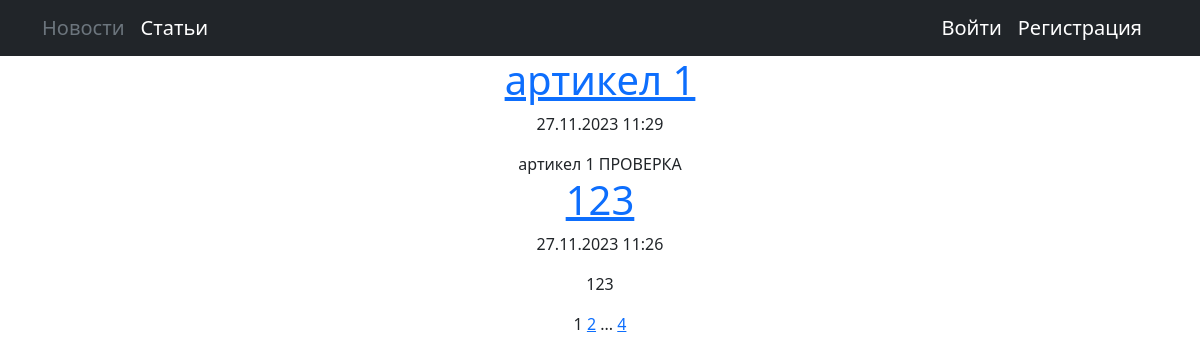
/articles, run on an earlier commit of the app's database.
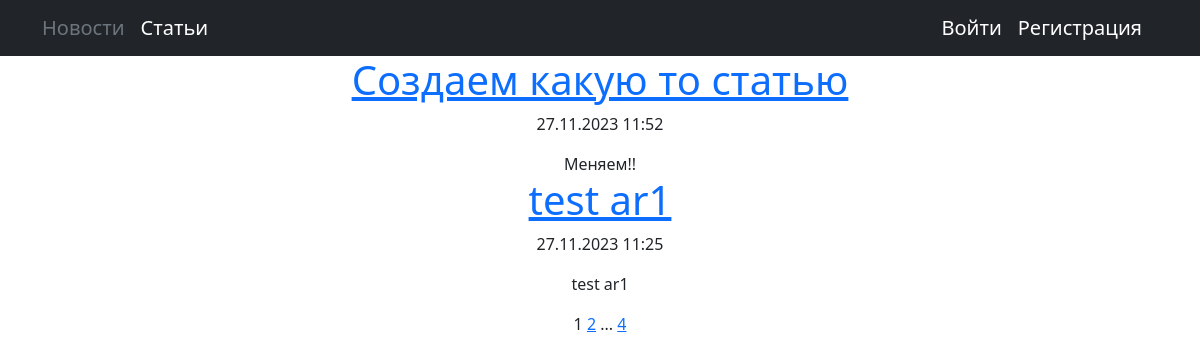
And on a later commit of the database.
### news/models.py (models this page shows, shortened)
class Post(models.Model):
    author = models.ForeignKey(Author, on_delete=models.CASCADE)
    type = models.CharField(max_length = 2, choices=POSITIONS, default=article)
    time_create = models.DateTimeField(auto_now_add=True)
    time_update = models.DateTimeField(auto_now=True)
    category = models.ManyToManyField(Category, through='PostCategory')
    header = models.CharField(max_length=255)
    text = models.TextField()
    rating = models.IntegerField(default=0)
    def get_absolute_url(self):
        if self.type=='NE':
            return reverse('newsid', args=(self.pk,))
        else:
            return reverse('articleid', args=(self.pk,))

### news/views.py (the view)
# urls.py: path('articles', ArticleList.as_view(), name='articles'),
class ArticleList(ListView):
    model = Post
    ordering = '-time_create'
    template_name = 'posts.html'
    context_object_name = 'posts'
    paginate_by = 2
    def get_context_data(self, **kwargs):
        context = super().get_context_data(**kwargs)
        context['title'] = 'Статьи'
        return context
    def get_queryset(self):
        return super().get_queryset().filter(type='AR')

### news/templatetags/custom_tags.py (called while the page is built)
@register.simple_tag(takes_context=True)
def url_replace(context, **kwargs):
    d = context['request'].GET.copy()
    for k, v in kwargs.items():
        d[k] = v
    return d.urlencode()

### news/templates/posts.html (shortened to what this page needs)
{% extends 'default.html' %}
{% load custom_tags%}
{% block content %}
{% for p in posts %}
<a href="{{ p.get_absolute_url }}"><h1>{{p.header}}</h1></a>
<p>{{p.time_create|date:"d.m.Y H:i"}}</p>
{{p.text|truncatechars:20}}
{% endfor %}
   {{ page_obj.number }}
   {% if page_obj.has_next %}
       <a href="?{% url_replace page=page_obj.next_page_number %}">{{ page_obj.next_page_number }}</a>
       {% if paginator.num_pages != page_obj.next_page_number %}
           {% if page_obj.next_page_number|add:1 != page_obj.paginator.num_pages  %}...{% endif%}
           <a href="?{% url_replace page=page_obj.paginator.num_pages %}">{{ page_obj.paginator.num_pages }}</a>
           {%endif%}
    {% endif %}
{% endblock content %}

What changed in the data, as far as the page shows it:
removed Post: header "артикел 1", time_create "27.11.2023 11:29", text "артикел 1 ПРОВЕРКА"
removed Post: header "123", time_create "27.11.2023 11:26", text "123"
added Post: header "Создаем какую то статью", time_create "27.11.2023 11:52", text "Меняем!!"
now on this page (row unchanged): Post: header "test ar1", time_create "27.11.2023 11:25", text "test ar1"
